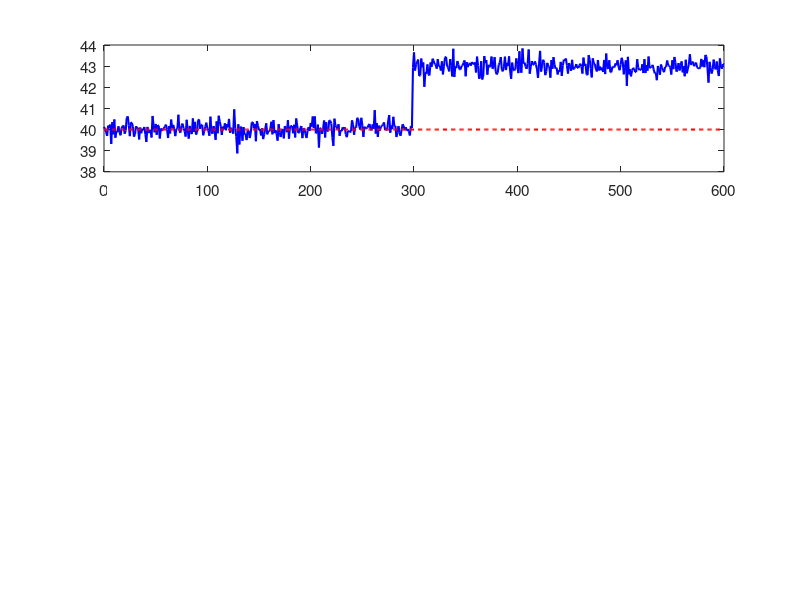

Reproduce this figure in MATLAB. (Note: this script raises an error after producing the figure.)
%% generate_report_plots.m — Master script to generate ALL report figures
%
%  Generates publication-quality plots for:
%    1. Step response model fit
%    2. ON-OFF vs PI comparison
%    3. PI disturbance response (sim vs hardware)
%    4. Fault detection results
%    5. Performance metrics bar charts
%    6. Energy comparison
%
%  Prerequisites: Simulation results (results_*.mat) and hardware CSVs
%
%  Author : Control Systems Project Team
%  -----------------------------------------------------------------------

clear; clc; close all;
fprintf('=== Generating All Report Plots ===\n\n');

% Set default plot style
set(0, 'DefaultAxesFontSize', 11);
set(0, 'DefaultLineLineWidth', 1.5);
set(0, 'DefaultFigureColor', 'w');

% Output directory
outdir = '../plots';
if ~exist(outdir, 'dir'), mkdir(outdir); end

%% ---- Load Simulation Data -----------------------------------------------
fprintf('Loading simulation data...\n');
sim_dir = '../simulink/';

has_onoff = exist([sim_dir 'results_onoff.mat'], 'file');
has_pi    = exist([sim_dir 'results_pi.mat'], 'file');
has_dist  = exist([sim_dir 'results_disturbance.mat'], 'file');

if has_onoff, load([sim_dir 'results_onoff.mat']); end
if has_pi,    load([sim_dir 'results_pi.mat']); end
if has_dist,  load([sim_dir 'results_disturbance.mat']); end

%% ---- Load Hardware Data (if available) ----------------------------------
data_dir = '../data/';
hw_files = struct('onoff', 'onoff_run.csv', 'pi', 'pi_run.csv', ...
                  'dist', 'disturbance_run.csv', 'fault', 'fault_run.csv');

has_hw = false;
if exist([data_dir hw_files.pi], 'file')
    has_hw = true;
    fprintf('Hardware data found.\n');
end

P  = 50;  % Heater power [W]
Ts = 1;   % Sample time [s]

%% ========================================================================
%  FIGURE 1: ON-OFF vs PI Temperature Comparison
%  ========================================================================
if has_onoff && has_pi
    fprintf('  Fig 1: ON-OFF vs PI comparison...\n');
    fig1 = figure('Name', 'Fig1_ONOFF_vs_PI', 'Position', [50 50 1000 750]);
    
    % Temperature subplot
    subplot(3,1,1);
    plot(t_onoff, r_onoff, 'k--', 'DisplayName', 'Reference');
    hold on;
    plot(t_onoff, T_onoff, 'r-', 'DisplayName', 'ON-OFF');
    plot(t_pi, T_pi, 'b-', 'DisplayName', 'PI');
    ylabel('Temperature [°C]');
    title('Controller Comparison: ON-OFF vs PI');
    legend('Location', 'best');
    grid on;
    
    % Duty cycle subplot
    subplot(3,1,2);
    stairs(t_onoff, u_onoff, 'r-', 'LineWidth', 0.8, 'DisplayName', 'ON-OFF');
    hold on;
    plot(t_pi, u_pi, 'b-', 'DisplayName', 'PI');
    ylabel('Duty Cycle');
    legend('Location', 'best');
    grid on;
    ylim([-0.05, 1.05]);
    
    % Error subplot
    subplot(3,1,3);
    plot(t_onoff, r_onoff - T_onoff, 'r-', 'DisplayName', 'ON-OFF Error');
    hold on;
    plot(t_pi, r_pi - T_pi, 'b-', 'DisplayName', 'PI Error');
    yline(0, 'k-');
    xlabel('Time [s]');
    ylabel('Error [°C]');
    legend('Location', 'best');
    grid on;
    
    saveas(fig1, fullfile(outdir, 'fig1_onoff_vs_pi.png'));
    saveas(fig1, fullfile(outdir, 'fig1_onoff_vs_pi.fig'));
    fprintf('    Saved.\n');
end

%% ========================================================================
%  FIGURE 2: PI Disturbance Response
%  ========================================================================
if has_pi && has_dist
    fprintf('  Fig 2: PI disturbance response...\n');
    fig2 = figure('Name', 'Fig2_Disturbance', 'Position', [50 50 1000 600]);
    
    subplot(2,1,1);
    plot(t_pi, r_pi, 'k--', 'DisplayName', 'Reference');
    hold on;
    plot(t_pi, T_pi, 'b-', 'DisplayName', 'PI (nominal)');
    plot(t_dist, T_dist, 'm-', 'DisplayName', 'PI (disturbed)');
    xline(900, 'g--', 'LineWidth', 2, 'DisplayName', 'Disturbance');
    ylabel('Temperature [°C]');
    title('PI Response to R_{th} Disturbance (+30%)');
    legend('Location', 'best');
    grid on;
    
    subplot(2,1,2);
    plot(t_pi, u_pi, 'b-', 'DisplayName', 'PI (nominal)');
    hold on;
    plot(t_dist, u_dist, 'm-', 'DisplayName', 'PI (disturbed)');
    xline(900, 'g--', 'LineWidth', 2, 'DisplayName', 'Disturbance');
    xlabel('Time [s]');
    ylabel('Duty Cycle');
    legend('Location', 'best');
    grid on;
    
    saveas(fig2, fullfile(outdir, 'fig2_disturbance.png'));
    saveas(fig2, fullfile(outdir, 'fig2_disturbance.fig'));
    fprintf('    Saved.\n');
end

%% ========================================================================
%  FIGURE 3: Performance Metrics Bar Charts
%  ========================================================================
if has_onoff && has_pi
    fprintf('  Fig 3: Performance metrics...\n');
    
    % Compute metrics
    addpath('.');  % ensure compute_metrics is accessible
    
    if exist('compute_metrics', 'file')
        m_onoff = compute_metrics(t_onoff, r_onoff, T_onoff, u_onoff, P, Ts);
        m_pi    = compute_metrics(t_pi, r_pi, T_pi, u_pi, P, Ts);
        
        % Find the step to 40°C for comparison (usually segment 2)
        idx_40_on = find([m_onoff.setpoint] == 40, 1);
        idx_40_pi = find([m_pi.setpoint] == 40, 1);
        
        if ~isempty(idx_40_on) && ~isempty(idx_40_pi)
            fig3 = figure('Name', 'Fig3_Metrics', 'Position', [50 50 1000 500]);
            
            metrics_names = {'Rise Time [s]', 'Settling Time [s]', ...
                             'Overshoot [%]', '|SSE| [°C]', 'Energy [kJ]'};
            
            vals_onoff = [m_onoff(idx_40_on).rise_time, ...
                          m_onoff(idx_40_on).settling_time, ...
                          m_onoff(idx_40_on).overshoot, ...
                          abs(m_onoff(idx_40_on).ss_error), ...
                          m_onoff(idx_40_on).energy/1000];
            
            vals_pi = [m_pi(idx_40_pi).rise_time, ...
                       m_pi(idx_40_pi).settling_time, ...
                       m_pi(idx_40_pi).overshoot, ...
                       abs(m_pi(idx_40_pi).ss_error), ...
                       m_pi(idx_40_pi).energy/1000];
            
            x = 1:5;
            bar(x, [vals_onoff; vals_pi]');
            set(gca, 'XTickLabel', metrics_names);
            xtickangle(30);
            ylabel('Value');
            title('Performance Metrics: ON-OFF vs PI (Setpoint 40°C)');
            legend('ON-OFF', 'PI', 'Location', 'best');
            grid on;
            
            saveas(fig3, fullfile(outdir, 'fig3_metrics_bar.png'));
            fprintf('    Saved.\n');
        end
    else
        fprintf('    compute_metrics.m not found, skipping.\n');
    end
end

%% ========================================================================
%  FIGURE 4: Energy Comparison
%  ========================================================================
if has_onoff && has_pi
    fprintf('  Fig 4: Energy comparison...\n');
    fig4 = figure('Name', 'Fig4_Energy', 'Position', [50 50 800 400]);
    
    % Cumulative energy over time
    E_onoff = cumsum(u_onoff) * P * Ts / 1000;   % kJ
    E_pi    = cumsum(u_pi)    * P * Ts / 1000;
    
    plot(t_onoff, E_onoff, 'r-', 'DisplayName', ...
        sprintf('ON-OFF (%.1f kJ)', E_onoff(end)));
    hold on;
    plot(t_pi, E_pi, 'b-', 'DisplayName', ...
        sprintf('PI (%.1f kJ)', E_pi(end)));
    xlabel('Time [s]');
    ylabel('Cumulative Energy [kJ]');
    title('Energy Consumption: ON-OFF vs PI');
    legend('Location', 'best');
    grid on;
    
    saveas(fig4, fullfile(outdir, 'fig4_energy.png'));
    fprintf('    Saved.\n');
end

%% ========================================================================
%  FIGURE 5: Fault Detection (placeholder for hardware data)
%  ========================================================================
fprintf('  Fig 5: Fault detection (template)...\n');
fig5 = figure('Name', 'Fig5_Fault_Detection', 'Position', [50 50 1000 700]);

% Create placeholder with example data
t_ex = 0:1:600;
T_meas = 40 + 0.3*randn(size(t_ex));
T_pred = 40 * ones(size(t_ex));

% Simulate a fault at t=300 (sensor offset)
T_meas(300:end) = T_meas(300:end) + 3;
residual = T_meas - T_pred;
threshold = 1.5;

subplot(3,1,1);
plot(t_ex, T_meas, 'b-', 'DisplayName', 'T_{measured}');
hold on;
plot(t_ex, T_pred, 'r--', 'DisplayName', 'T_{predicted}');
xline(300, 'g--', 'Fault injected', 'LineWidth', 1.5);
ylabel('Temperature [°C]');
title('Fault Detection Example: Sensor Offset');
legend('Location', 'best');
grid on;

subplot(3,1,2);
plot(t_ex, residual, 'g-');
hold on;
yline(threshold, 'r--', 'Threshold');
yline(-threshold, 'r--');
xlabel('Time [s]');
ylabel('Residual [°C]');
title('Model Residual');
grid on;

subplot(3,1,3);
fault_flag = abs(residual) > threshold;
stairs(t_ex, fault_flag, 'r-', 'LineWidth', 2);
xlabel('Time [s]');
ylabel('Fault Flag');
title('Fault Detection Flag');
ylim([-0.1, 1.1]);
grid on;

saveas(fig5, fullfile(outdir, 'fig5_fault_detection.png'));
fprintf('    Saved.\n');

%% ---- Done ---------------------------------------------------------------
fprintf('\n=== All report plots generated in: %s ===\n', fullfile(pwd, outdir));
fprintf('Files:\n');
listing = dir(fullfile(outdir, '*.png'));
for i = 1:length(listing)
    fprintf('  %s\n', listing(i).name);
end
